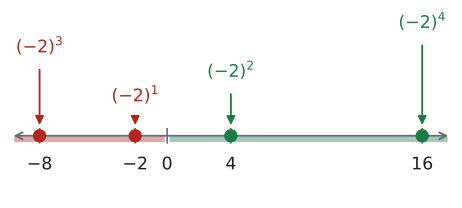

The script that drew this image:
import sys; sys.path.insert(0, "tools")
from cizim import *

# (−2)^n: üs bir artınca sonuç sıfırın bir sağına bir soluna geçer.
DEGER = [(1, -2), (2, 4), (3, -8), (4, 16)]
fig, ax = sekil(6, 2.6)
ax.set_xlim(-10, 18); ax.set_ylim(-1.1, 2.2); ax.axis("off")
ax.annotate("", xy=(17.8, 0), xytext=(-9.8, 0), arrowprops=dict(arrowstyle="<->", color=SOLUK, lw=1.4))
ax.hlines(-0.06, -9.6, -0.15, color=KIRMIZI, lw=4, alpha=0.4)
ax.hlines(-0.06, 0.15, 17.6, color=YESIL, lw=4, alpha=0.4)
for t in (-8, -2, 0, 4, 16):
    ax.plot([t, t], [-0.12, 0.12], color=SOLUK, lw=1.2)
    ax.text(t, -0.35, str(t).replace("-", "−"), ha="center", va="top", fontsize=13)
onceki = 0
for n, v in DEGER:
    renk = YESIL if v > 0 else KIRMIZI
    ax.plot(v, 0, "o", color=renk, markersize=9, zorder=5)
    y = 0.42 + 0.42 * (n - 1)
    ax.annotate("", xy=(v, 0.14), xytext=(v, y - 0.08), arrowprops=dict(arrowstyle="-|>", color=renk, lw=1.4))
    ax.text(v, y + 0.1, f"$(-2)^{n}$", ha="center", va="bottom", color=renk, fontsize=13)
kaydet(fig, __file__)
